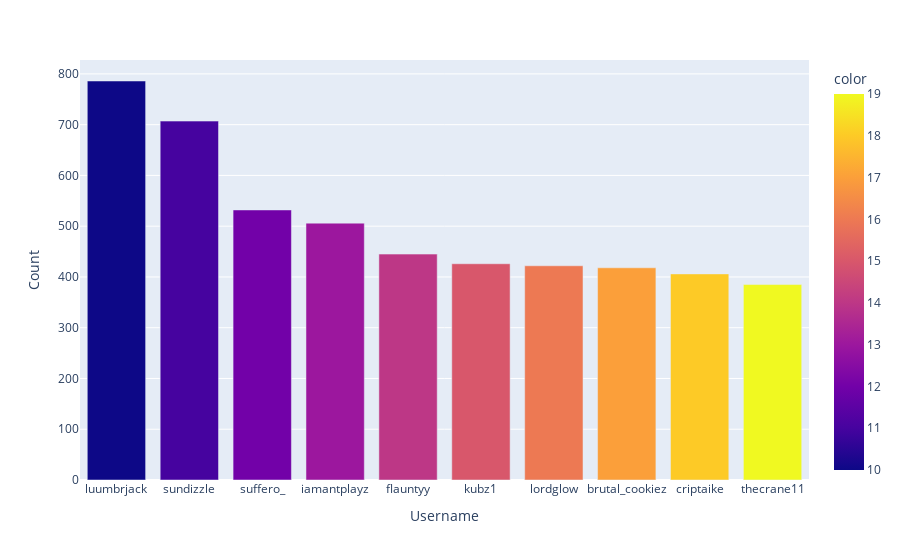

Notebook source saved alongside this figure:
### Code cell
fig.show()

### Figure 1 — Plotly figure (JSON) as saved in the notebook; plotly's stock layout.template omitted (floating-point values rounded to 4 significant figures)
{"data": [{"alignmentgroup": "True", "hoverlabel": {"namelength": 0}, "hovertemplate": "Username=%{x}<br>Count=%{y}<br>color=%{marker.color}", "legendgroup": "", "marker": {"color": [10, 11, 12, 13, 14, 15, 16, 17, 18, 19], "coloraxis": "coloraxis"}, "name": "", "offsetgroup": "", "orientation": "v", "showlegend": false, "textposition": "auto", "type": "bar", "x": ["luumbrjack", "sundizzle", "suffero_", "iamantplayz", "flauntyy", "kubz1", "lordglow", "brutal_cookiez", "criptaike", "thecrane11"], "xaxis": "x", "y": [786, 707, 532, 506, 445, 426, 422, 418, 406, 385], "yaxis": "y"}], "layout": {"barmode": "relative", "coloraxis": {"colorbar": {"title": {"text": "color"}}, "colorscale": [[0, "#0d0887"], [0.1111, "#46039f"], [0.2222, "#7201a8"], [0.3333, "#9c179e"], [0.4444, "#bd3786"], [0.5556, "#d8576b"], [0.6667, "#ed7953"], [0.7778, "#fb9f3a"], [0.8889, "#fdca26"], [1, "#f0f921"]]}, "legend": {"tracegroupgap": 0}, "margin": {"t": 60}, "xaxis": {"anchor": "y", "domain": [0, 1], "title": {"text": "Username"}}, "yaxis": {"anchor": "x", "domain": [0, 1], "title": {"text": "Count"}}}}
